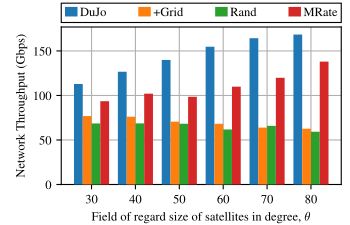

This chart was generated by the following Python code:
import os

import matplotlib.pyplot as plt
import numpy as np

#create a figure with (2,1) subplots
FONT_SIZE = 9
fig_width_px = 350
fig_height_px = 225
dpi = 100  # Typical screen DPI, adjust if necessary
fig_width_in = fig_width_px / dpi
fig_height_in = fig_height_px / dpi

plt.rcParams.update({
    # --- make every normal string use Times or the best fall-back ----
    'font.family' : 'serif',
    'font.serif'  : ['Times New Roman', 'Times', 'Nimbus Roman', 'STIXGeneral'],
    # --- keep your existing sizing rules ----------------------------
    'font.size'        : FONT_SIZE,
    'axes.titlesize'   : FONT_SIZE,
    'axes.labelsize'   : FONT_SIZE,
    'xtick.labelsize'  : FONT_SIZE,
    'ytick.labelsize'  : FONT_SIZE,
    'legend.fontsize'  : FONT_SIZE,
})
plt.rc('mathtext', fontset='cm')


current_dir = os.path.dirname(os.path.abspath(__file__))
results_file = "/home/zhouyou/leo-sat-flow/sim_alg_v1_res/test_dual_optimization_starlink_1000_varying_for/test_dual_optimization_starlink_1000_varying_for-2025-July-31-20-51-49-ail/res.csv"

# Plot the data
fig, axs = plt.subplots(1,1)
fig.set_size_inches(fig_width_in, fig_height_in)  # 3.5 inches width, height adjusted to maintain aspect ratio

name = ["DuJo","+Grid","Rand","MRate"]
data = np.genfromtxt(results_file, delimiter=',')
markers = ['o', 's', 'D', '^', 'v', 'x', '*']

data = -data[:6, [4,5,7,6]]  # Select the relevant columns and negate them
bar_width = 0.4
bars = []
index = np.arange(data.shape[0])*2
for i in range(data.shape[1]):
    b = axs.bar(index + (i -1.5)* bar_width, data[:, i], bar_width, label=name[i], zorder=3)
    bars.append(b)
axs.set_position([0.175, 0.18, 0.8, 0.7])
axs.set_ylabel(r"Network Throughput (Gbps)")
axs.set_xlabel(r"Field of regard size of satellites in degree, $\theta$")
axs.set_xticks(index)
axs.set_xticklabels(["30", "40", "50", "60", "70", "80"])
axs.grid(True, zorder=0)
# axs.set_position([0.18, 0.2, 0.775, 0.765])
# # axs.set_title('Beam Intensity')
# axs.set_xlabel('Number of Iterations')
# axs.set_ylabel(r'$g(\lambda)$')
# axs.set_xlim(1, N_POINTS)
# axs.set_ylim(-1600, -400)
# # axs.set_xscale('log')
# # axs.set_yscale('log')
# axs.grid()
# # Add a legend

# data_name_list = [r"$\beta=$"+f"{0.1+0.2*i:.1f}" for i in range(5)] 
# ncol = 3  # Number of columns in the legend
# h, l = lines1, data_name_list
# nrows = -(-len(h) // ncol)                         # ceiling division
# idx   = np.arange(len(h))
# pad   = nrows * ncol - len(idx)
# idx   = np.concatenate([idx, np.full(pad, -1)])    # pad
# order = idx.reshape(nrows, ncol).T.ravel()
# order = order[order >= 0]                          # drop sentinels
# h = [h[i] for i in order]
# l = [l[i] for i in order]

leg = fig.legend(bars, name ,fontsize=FONT_SIZE, loc='lower left', bbox_to_anchor=(0.175, 0.9, 0.8, 0.125), mode="expand",ncol = 4 ,borderaxespad=0.,handlelength=1, handleheight= 0.8, handletextpad=0.2, 
frameon=True,          # draw a frame
fancybox=False,        # <-- square corners (like MATLAB)
edgecolor='black',     # black  frame edge
facecolor='white',     # white background
framealpha=1,          # fully opaque
borderpad=0.3,         # tight inner padding (font-size units)
labelspacing=0.2,      # tight vertical space between rows
)   
leg.get_frame().set_linewidth(0.8)  # MATLAB-thin border
# fig.add_artist(leg)

# leg = plt.legend(lines2, [r"$\beta=$"+f"{0.1+0.2*i:.1f}" for i in range(5)] ,fontsize=FONT_SIZE, loc='lower left', bbox_to_anchor=(0.125, 0.8, 0.7, 0.3), mode="expand",ncol = 3 ,borderaxespad=0.,handlelength=1, handleheight= 0.8, handletextpad=0.2, 
# frameon=True,          # draw a frame
# fancybox=False,        # <-- square corners (like MATLAB)
# edgecolor='black',     # black  frame edge
# facecolor='white',     # white background
# framealpha=1,          # fully opaque
# borderpad=0.5,         # tight inner padding (font-size units)
# labelspacing=0.1,      # tight vertical space between rows
# )   
# leg.get_frame().set_linewidth(0.8)  # MATLAB-thin border
# axs.add_artist(leg)

# Save the figure as a PDF
print("Saving figure to:", current_dir)
output_path = os.path.join(current_dir, os.path.splitext(os.path.basename(__file__))[0]) + '.pdf'

fig.savefig(output_path, format='pdf', pad_inches=0.)
